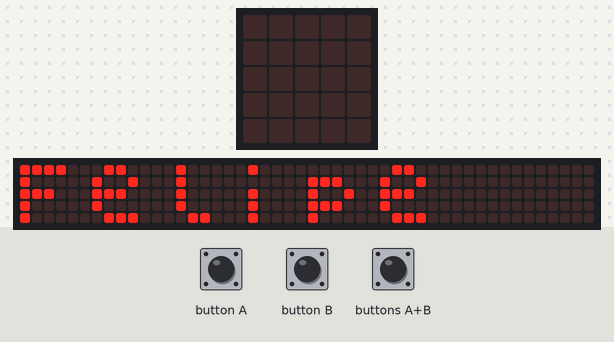
The program below on a simulated BBC micro:bit (MakeCode). Shown: the board's 5×5 LED display, a strip that is not on the board, showing the scrolling text unrolled. The test bench sets the inputs (shaded band). The 48×5 strip is a reading aid, not a part: it shows the text the display is scrolling, unrolled, one strip-width of it at a time.

Above: at 5.9 s.
7.6 s: button A pressed for 0.15 s
At 7.82 s:
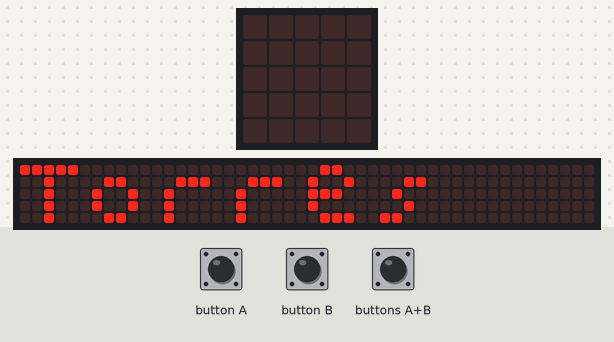
At 8.27 s:
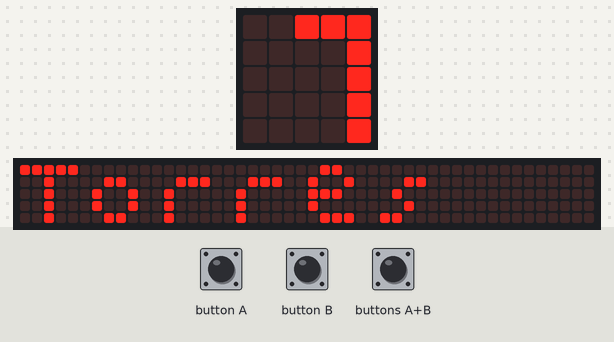
8.3 s: button B pressed for 0.15 s
At 14.12 s:
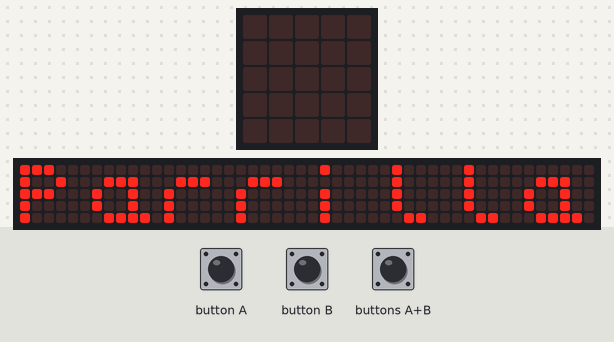

The program:

main.ts
```typescript
input.onButtonPressed(Button.A, function () {
    basic.showString("Torres")
})
input.onButtonPressed(Button.AB, function () {
    basic.showString("Felipe")
})
input.onButtonPressed(Button.B, function () {
    basic.showString("Parrilla")
})
basic.showString("Felipe")
basic.forever(function () {

})
```

test.ts
```typescript
// aquí va el archivo "tests"; esto no se compilará cuando este paquete se utilice como una extensión.
```

Measured:
- after the input at 7.6 s, the display: changes after 0.15 s (image 1)
- after the input at 8.3 s, the display: first differs from a run without the input after 5.8 s (image 3)
- what the display in image 0 shows lasts 0.4 s, from 5.9 s to 6.3 s
